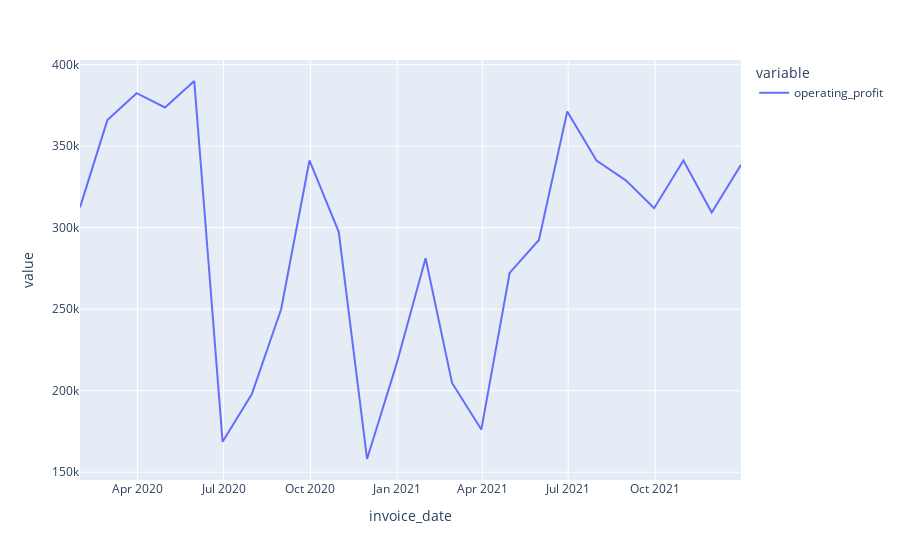

The code cell stored with this chart in its notebook:
### Code cell
# visualize the max operating profit 
df.resample('M').operating_profit.max().plot()

### Figure 1 — Plotly figure (JSON) as saved in the notebook; plotly's stock layout.template omitted (floating-point values rounded to 4 significant figures)
{"data": [{"hovertemplate": "variable=operating_profit<br>invoice_date=%{x}<br>value=%{y}<extra></extra>", "legendgroup": "operating_profit", "line": {"color": "#636efa", "dash": "solid"}, "marker": {"symbol": "circle"}, "mode": "lines", "name": "operating_profit", "orientation": "v", "showlegend": true, "type": "scatter", "x": ["2020-01-31T00:00:00", "2020-02-29T00:00:00", "2020-03-31T00:00:00", "2020-04-30T00:00:00", "2020-05-31T00:00:00", "2020-06-30T00:00:00", "2020-07-31T00:00:00", "2020-08-31T00:00:00", "2020-09-30T00:00:00", "2020-10-31T00:00:00", "2020-11-30T00:00:00", "2020-12-31T00:00:00", "2021-01-31T00:00:00", "2021-02-28T00:00:00", "2021-03-31T00:00:00", "2021-04-30T00:00:00", "2021-05-31T00:00:00", "2021-06-30T00:00:00", "2021-07-31T00:00:00", "2021-08-31T00:00:00", "2021-09-30T00:00:00", "2021-10-31T00:00:00", "2021-11-30T00:00:00", "2021-12-31T00:00:00"], "xaxis": "x", "y": [312500, 366000, 382500, 373750, 390000, 168750, 198000, 250000, 341250, 297500, 158100.0, 216000, 281250, 204800.0, 176175, 272250, 292500.0, 371300.0, 341250, 329100.0, 312000.0, 341300.0, 309375, 338625], "yaxis": "y"}], "layout": {"legend": {"title": {"text": "variable"}, "tracegroupgap": 0}, "margin": {"t": 60}, "xaxis": {"anchor": "y", "domain": [0, 1], "title": {"text": "invoice_date"}}, "yaxis": {"anchor": "x", "domain": [0, 1], "title": {"text": "value"}}}}
